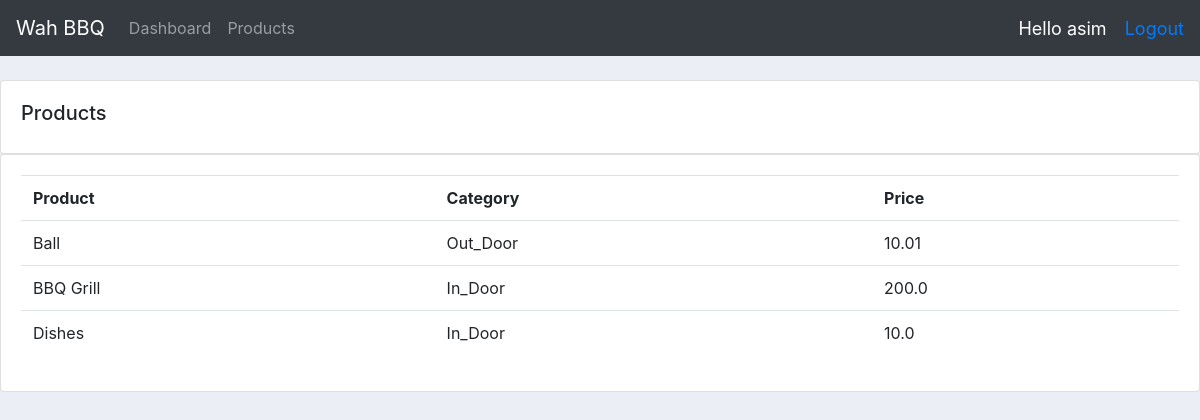
Screenshot of /products/ (signed in) with the database file from the repository.
### accounts/models.py (models this page shows, shortened)
class Product(models.Model):
    Product_Category = [
        ('In_Door', 'In_Door'),
        ('Out_Door', 'Out_Door')
    ]
    name = models.CharField(max_length=10,  null = True)
    price = models.FloatField(null=True)
    category = models.CharField(max_length=150, null=True, choices= Product_Category)
    description = models.CharField(max_length=200, blank=True)
    date_created = models.DateTimeField(auto_now_add=True, null=True)
    tags = models.ManyToManyField(Tag)

### accounts/decorators.py (the view)
        def wrapper_fun(request, *args, **kwargs):
            group = None
            if request.user.groups.exists():
                group = request.user.groups.all()[0].name
            if group in allowed_roles:
                return view_fun(request, *args, **kwargs)
            else:
                return HttpResponse('Sorry! You are not authorized to login.')

### accounts/views.py (called while the page is built)
@login_required(login_url='login')
@allowed_users(allowed_roles=['Admin'])
def products(request):
    products = Product.objects.all()
    return render(request, 'accounts/products.html', {'products': products})

### accounts/templates/accounts/products.html
{%  extends 'accounts/main.html' %}
{% block content %}
		<br>
		<div class="row">
			<div class="col-md">
				<div class="card card-body">
					<h5>Products</h5>
				</div>
				<div class="card card-body">
					<table class="table">
						<tr>
							<th>Product</th>
							<th>Category</th>
							<th>Price</th>
						</tr>
						{% for product in products%}
							<tr>
								<td> {{product.name}}</td>
								<td> {{product.category}}</td>
								<td> {{product.price}}</td>
							</tr>
						{% endfor %}
					</table>
				</div>
			</div>
		</div>
{% endblock content %}

### accounts/templates/accounts/navbar.html (shortened to what this page needs)
{% load static %}
<nav class="navbar navbar-expand-lg navbar-dark bg-dark">
    <a class="navbar-brand" href="#">Wah BBQ</a>
    <div class="collapse navbar-collapse" id="navbarNav">
      <ul class="navbar-nav">
      {% if request.user.is_staff%}
        <li class="nav-item">
          <a class="nav-link" href="{% url 'home' %}">Dashboard</a>
        </li>
        <li class="nav-item">
          <a class="nav-link" href="{% url 'product' %}">Products</a>
        </li>
      {%else%}
      <li class="nav-item">
        <a class="nav-link" href="{% url 'account_settings' %}">Settings</a>
      {%endif%}
      </ul>
    </div>
    <span class = 'hello-msg'>Hello {{request.user}} </span>
    <span class = 'logout'>
      <a href = '{% url 'logout' %}'> Logout </a>
      </span>
  </nav>

### static/css/main.css (style rules this page uses)
body { background-color: #ebeff5; }

### accounts/templates/accounts/main.html (style rules this page uses)
body { background-color: #ebeff5; }

### accounts/templates/accounts/navbar.html (style rules this page uses)
.hello-msg { margin-right : 15px; font-size : 18px; color:#fff; }
.logout { margin-left : 3px; font-size : 18px; color:#fff; }

### rows the page displays
Product: name "Ball", category "Out_Door", price "10.01"
Product: name "BBQ Grill", category "In_Door", price "200.0"
Product: name "Dishes", category "In_Door", price "10.0"

### other values shown
{{ request.user }} "asim"
